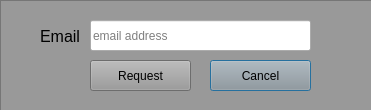
<?xml version="1.0" encoding="UTF-8"?>
<ui version="4.0">
 <class>requestPh</class>
 <widget class="QDialog" name="requestPh">
  <property name="geometry">
   <rect>
    <x>0</x>
    <y>0</y>
    <width>371</width>
    <height>110</height>
   </rect>
  </property>
  <property name="windowTitle">
   <string>Dialog</string>
  </property>
  <widget class="QLineEdit" name="emailEdit">
   <property name="geometry">
    <rect>
     <x>90</x>
     <y>20</y>
     <width>221</width>
     <height>31</height>
    </rect>
   </property>
   <property name="inputMask">
    <string/>
   </property>
   <property name="text">
    <string/>
   </property>
   <property name="placeholderText">
    <string>email address</string>
   </property>
  </widget>
  <widget class="QLabel" name="label">
   <property name="geometry">
    <rect>
     <x>40</x>
     <y>30</y>
     <width>47</width>
     <height>13</height>
    </rect>
   </property>
   <property name="font">
    <font>
     <pointsize>12</pointsize>
    </font>
   </property>
   <property name="text">
    <string>Email</string>
   </property>
  </widget>
  <widget class="QFrame" name="frame">
   <property name="geometry">
    <rect>
     <x>0</x>
     <y>0</y>
     <width>381</width>
     <height>111</height>
    </rect>
   </property>
   <property name="styleSheet">
    <string notr="true">background: #999999;</string>
   </property>
   <property name="frameShape">
    <enum>QFrame::StyledPanel</enum>
   </property>
   <property name="frameShadow">
    <enum>QFrame::Raised</enum>
   </property>
   <widget class="QPushButton" name="cancelButton">
    <property name="geometry">
     <rect>
      <x>210</x>
      <y>60</y>
      <width>101</width>
      <height>31</height>
     </rect>
    </property>
    <property name="text">
     <string>Cancel</string>
    </property>
   </widget>
   <widget class="QPushButton" name="requestPButton">
    <property name="geometry">
     <rect>
      <x>90</x>
      <y>60</y>
      <width>101</width>
      <height>31</height>
     </rect>
    </property>
    <property name="text">
     <string>Request</string>
    </property>
   </widget>
  </widget>
  <zorder>frame</zorder>
  <zorder>emailEdit</zorder>
  <zorder>label</zorder>
 </widget>
 <resources/>
 <connections/>
</ui>
